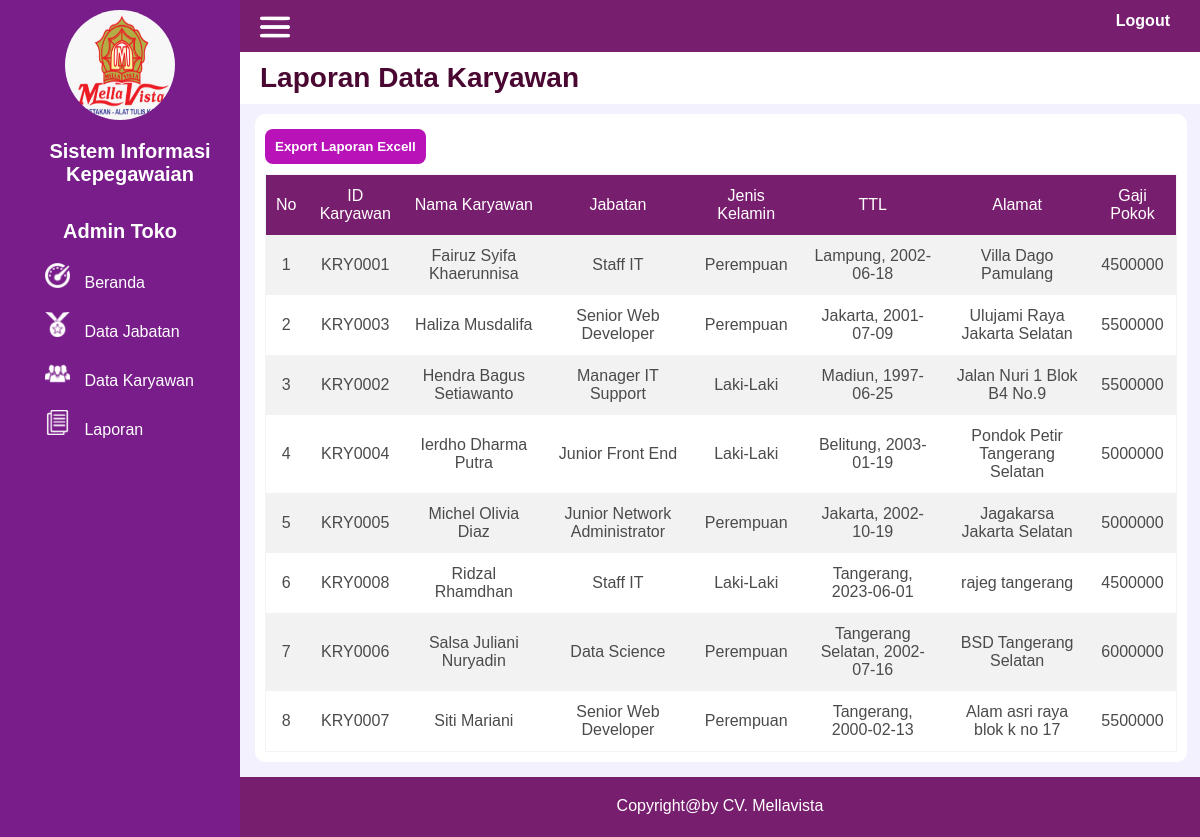
The page /asset/tampilan/laporan_pimpinan.php on the database its author committed.
### tables this page shows
CREATE TABLE `karyawan` (
  `id_karyawan` varchar(10) NOT NULL,
  `id_jabatan` varchar(10) NOT NULL,
  `nama_karyawan` varchar(100) NOT NULL,
  `jk` varchar(15) NOT NULL,
  `tempat_lahir` varchar(50) NOT NULL,
  `tgl_lahir` date NOT NULL,
  `agama` varchar(20) NOT NULL,
  `alamat` varchar(225) NOT NULL,
  `no_telp` varchar(12) NOT NULL,
  `pendidikan` varchar(50) NOT NULL,
  `tgl_mulai_kerja` date NOT NULL,
  `status_karyawan` varchar(20) NOT NULL,
  `email` varchar(100) NOT NULL,
  `no_rek` varchar(25) NOT NULL,
  `foto` varchar(225) NOT NULL
);

CREATE TABLE `jabatan` (
  `id_jabatan` varchar(10) NOT NULL,
  `nama_jabatan` varchar(100) NOT NULL,
  `gaji_pokok` int(11) NOT NULL
);

### asset/tampilan/laporan_pimpinan.php (the view, shortened to what this page needs)
<!DOCTYPE html>
<html lang="en">
<head>
    <link rel="stylesheet" href="../../css/style.css">
</head>
<body>
    <div class="container">
        <div class="side-kiri">
            <div class="identitas">
                <div class="logo">
                    <img src="../../gambar/logo.jpeg">
                </div>
            </div>
            <div class="judul">
                Sistem Informasi Kepegawaian
                </div>
            <div class="kotak-akses">
                Admin Toko
            </div>
            <div class="side-menu">
                <img src="../../gambar/dashboard.png">
                <a href="../beranda_pimpinan.php">Beranda</a>
            </div>
            <div class="side-menu">
                <img src="../../gambar/jabatan.png">
                <a href="data_jabatan_pimpinan.php">Data Jabatan</a>
            </div>
            <div class="side-menu">
                <img src="../../gambar/pegawai.png">
                <a href="data_karyawan_pimpinan.php">Data Karyawan</a>
            </div>
            <div class="side-menu">
                <img src="../../gambar/laporan.png">
                <a href="laporan_pimpinan.php">Laporan</a>
            </div>
        </div>
        <div class="side-kanan">
            <div class="kepala">
            <div class="kepala-garis"><img src="../../gambar/garis.png"></div>
                <div class="logout"><a href="../../logout.php">Logout</a></div>
            </div>
            <div class="judul-halaman">
                <h1>Laporan Data Karyawan</h1>
            </div>
            <div class="halaman-data">
            <div class="kotak_search">
                    <div class="kotak_tambah">
                        <div class="tambah">
                        <a href="export_excel.php"><button>Export Laporan Excell</button></a>
                        </div>
                    </div>
                    <div class="kotak_cari">
                    </div>
                        <div class="kotak_tombol_cari">
                    </div>
                </div>
                <table class="tabel1">
                    <tr>
                    <th>No</th>
                    <th>ID Karyawan</th>
                    <th>Nama Karyawan</th>
                    <th>Jabatan</th>
                    <th>Jenis Kelamin</th>
                    <th>TTL</th>
                    <th>Alamat</th>
                    <th>Gaji Pokok</th>
                    </tr>
                    <tr>
                    <?php
                        include '../../koneksi.php';
                        $no = 1;
                        $data = mysqli_query($koneksi,"SELECT karyawan.*, jabatan.nama_jabatan, jabatan.gaji_pokok
                        FROM karyawan
                        JOIN jabatan ON karyawan.id_jabatan = jabatan.id_jabatan ORDER BY nama_karyawan ASC");
                        while($row = mysqli_fetch_array($data)){
                    ?>
                        <td><?php echo $no++; ?></td>
                        <td><?php echo $row['id_karyawan']; ?></td>
                        <td><?php echo $row['nama_karyawan']; ?></td>
                        <td><?php echo $row['nama_jabatan']; ?></td>
                        <td><?php echo $row['jk']; ?></td>
                        <td><?php echo $row['tempat_lahir']; ?>, <?php echo $row['tgl_lahir']; ?></td>
                        <td><?php echo $row['alamat']; ?></td>
                        <td><?php echo $row['gaji_pokok']; ?></td>
                    </tr>
                    <?php
                    }
                    ?>
                </table>
            </div>
            <div class="kaki">
                Copyright@by CV. Mellavista
            </div>
        </div>
    </div>
</body>
</html>

### css/style.css (style rules this page uses)
* { font-family: Arial, Helvetica, sans-serif; margin: 0; }
.container { width: 100%; height: auto; background-color: antiquewhite; display: flex; }
.side-kiri { width: 20%; min-height: 600px; background-color: rgb(121, 29, 139); }
.side-kanan { width: 80%; min-height: 600px; background-color: rgb(243, 241, 253); }
.identitas { display: flex; min-height: 40px; width: auto; margin-bottom: 40px; }
.logo { width: 100%; height: 40px; padding: 10px; text-align: center; }
.logo img { border-radius: 50%; width: 110px; height: 110px; }
.judul { width: 100%; height: 40px; padding: 10px; color: white; font-family: Helvetica; font-weight: bold; margin-top: 70px; margin-bottom: 30px; text-align: center; font-size: 20px; }
.side-menu { width: auto; border: 2px; color: aliceblue; padding: 10px 0px 10px 20px; align-items: center; margin-left: 25px; }
.side-menu a { text-decoration: none; color: white; cursor: pointer; margin-left: 10px; }
.side-menu img { width: 25px; height: 25px; }
.kotak-akses { width:auto; color:white; font-size: 20px; font-weight: bold; margin-bottom: 10px; text-align: center; }
.kepala { width: auto; min-height: 40px; background-color: rgb(120, 30, 111); padding: 12px 30px 0px 0px; display: flex; }
.kepala-garis { width: 10%; height: 30px; }
.kepala-garis img { width: 30px; height: 30px; margin-left: 20px; }
.logout { width: 90%; height: 30px; text-align: right; }
.logout a { margin-top:20px; color: #fff; font-weight: bold; text-decoration: none; }
.judul-halaman { width: auto; min-height: 40px; text-align: right; background-color: #fff; display: flex; }
h1 { text-align: left; font-size: 28px; font-weight: bold; color: rgb(74, 7, 50); padding: 10px; margin-left: 10px; }
.kotak_search { width: 100%; height: 50px; display: flex; }
.kotak_tambah { width: 60%; text-align: left; }
.kotak_cari { width: 35%; text-align: right; }
.kotak_tombol_cari { width: 5%; text-align: right; }
.tambah button { width: auto; height: 35px; border: none; margin: 5px 0px 10px 0px; background-color: rgb(185, 18, 185); cursor: pointer; color: #fff; padding: 10px; font-weight: bold; border-radius: 8px; }
button { width: 150px; height: 35px; border: none; margin: 10px; background-color: rgb(61, 2, 79); cursor: pointer; color: #fff; padding: 10px; font-weight: bold; }
.halaman-data { width: 95%; min-height: 400px; background-color: #fff; padding: 10px; border-radius: 10px; margin: 10px 0px 0px 15px; }
.tabel1 { font-family: sans-serif; color: #4c4a4a; border-collapse: collapse; width: 100%; border: 1px solid #f2f5f7; }
.tabel1 tr th { background: rgb(120, 30, 111); color: #fff; font-weight: normal; }
.tabel1 , th, td { padding: 12px 10px; text-align: center; }
.tabel1 tr:nth-child(even) { background-color: #f2f2f2; }
.kaki { width: auto; min-height: 20px; background-color: rgb(120, 30, 111); padding: 20px; color: #fff; font-size: 16px; text-align: center; margin-top: 15px; }

### rows shown on the page
karyawan: id_karyawan "KRY0001", nama_karyawan "Fairuz Syifa Khaerunnisa", id_jabatan.nama_jabatan "Staff IT", jk "Perempuan", tempat_lahir "Lampung", tgl_lahir "2002-06-18", alamat "Villa Dago Pamulang", id_jabatan.gaji_pokok "4500000"
karyawan: id_karyawan "KRY0003", nama_karyawan "Haliza Musdalifa", id_jabatan.nama_jabatan "Senior Web Developer", jk "Perempuan", tempat_lahir "Jakarta", tgl_lahir "2001-07-09", alamat "Ulujami Raya Jakarta Selatan", id_jabatan.gaji_pokok "5500000"
karyawan: id_karyawan "KRY0002", nama_karyawan "Hendra Bagus Setiawanto", id_jabatan.nama_jabatan "Manager IT Support", jk "Laki-Laki", tempat_lahir "Madiun", tgl_lahir "1997-06-25", alamat "Jalan Nuri 1 Blok B4 No.9", id_jabatan.gaji_pokok "5500000"
karyawan: id_karyawan "KRY0004", nama_karyawan "Ierdho Dharma Putra", id_jabatan.nama_jabatan "Junior Front End", jk "Laki-Laki", tempat_lahir "Belitung", tgl_lahir "2003-01-19", alamat "Pondok Petir Tangerang Selatan", id_jabatan.gaji_pokok "5000000"
karyawan: id_karyawan "KRY0005", nama_karyawan "Michel Olivia Diaz", id_jabatan.nama_jabatan "Junior Network Administrator", jk "Perempuan", tempat_lahir "Jakarta", tgl_lahir "2002-10-19", alamat "Jagakarsa Jakarta Selatan", id_jabatan.gaji_pokok "5000000"
karyawan: id_karyawan "KRY0008", nama_karyawan "Ridzal Rhamdhan", id_jabatan.nama_jabatan "Staff IT", jk "Laki-Laki", tempat_lahir "Tangerang", tgl_lahir "2023-06-01", alamat "rajeg tangerang", id_jabatan.gaji_pokok "4500000"
karyawan: id_karyawan "KRY0006", nama_karyawan "Salsa Juliani Nuryadin", id_jabatan.nama_jabatan "Data Science", jk "Perempuan", tempat_lahir "Tangerang Selatan", tgl_lahir "2002-07-16", alamat "BSD Tangerang Selatan", id_jabatan.gaji_pokok "6000000"
karyawan: id_karyawan "KRY0007", nama_karyawan "Siti Mariani", id_jabatan.nama_jabatan "Senior Web Developer", jk "Perempuan", tempat_lahir "Tangerang", tgl_lahir "2000-02-13", alamat "Alam asri raya blok k no 17", id_jabatan.gaji_pokok "5500000"
